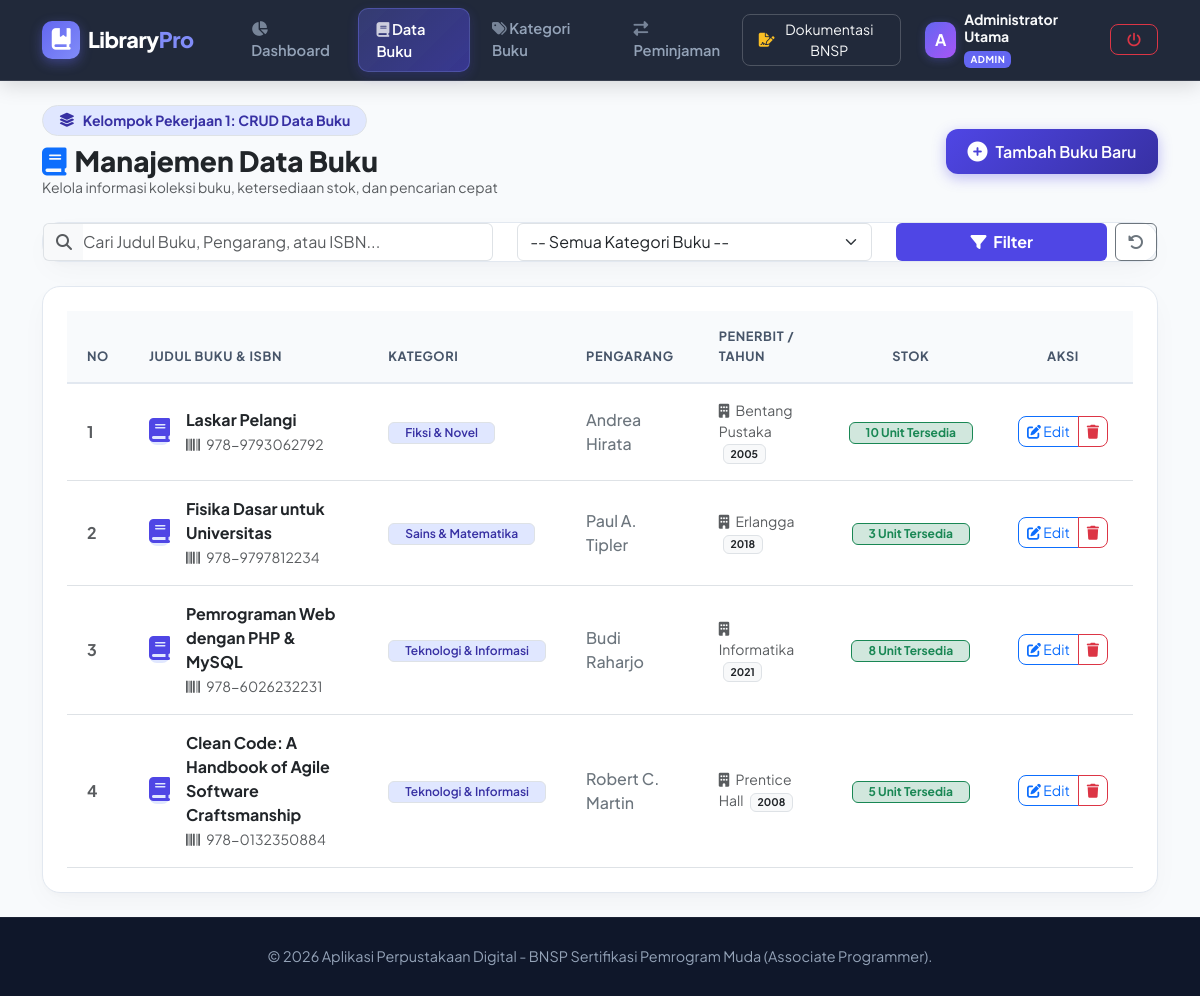
Screenshot of /Buku/buku.php (signed in) with the database file from the repository.
### tables this page shows
CREATE TABLE IF NOT EXISTS `buku` (
    `id` INT AUTO_INCREMENT PRIMARY KEY,
    `id_kategori` INT NOT NULL,
    `judul` VARCHAR(200) NOT NULL,
    `pengarang` VARCHAR(150) NOT NULL,
    `penerbit` VARCHAR(150) NOT NULL,
    `tahun_terbit` INT(4) NOT NULL,
    `isbn` VARCHAR(30) NULL,
    `stok` INT DEFAULT 1,
    `created_at` TIMESTAMP DEFAULT CURRENT_TIMESTAMP,
    FOREIGN KEY (`id_kategori`) REFERENCES `kategori`(`id`) ON DELETE CASCADE ON UPDATE CASCADE
);

CREATE TABLE IF NOT EXISTS `kategori` (
    `id` INT AUTO_INCREMENT PRIMARY KEY,
    `nama_kategori` VARCHAR(100) NOT NULL,
    `deskripsi` TEXT NULL,
    `created_at` TIMESTAMP DEFAULT CURRENT_TIMESTAMP
);

### classes/Database.php (called while the page is built, shortened)
<?php
class Database {
    private static $instance = null;
    private $host = "localhost";
    private $db_name = "db_perpustakaan";
    private $username = "root";
    private $password = "";
    private $conn;
    private function __construct() {
        try {
            $this->conn = new PDO(
                "mysql:host=" . $this->host . ";charset=utf8mb4",
                $this->username,
                $this->password,
                [
                    PDO::ATTR_ERRMODE => PDO::ERRMODE_EXCEPTION,
                    PDO::ATTR_DEFAULT_FETCH_MODE => PDO::FETCH_ASSOC
                ]
            );
            $this->conn->exec("CREATE DATABASE IF NOT EXISTS `" . $this->db_name . "` DEFAULT CHARACTER SET utf8mb4 COLLATE utf8mb4_unicode_ci");
            $this->conn->exec("USE `" . $this->db_name . "`");
            $this->initTables();
        } catch (PDOException $e) {
            die("Koneksi Database Gagal: " . $e->getMessage());
        }
    }
    private function initTables() {
        try {
            $check = $this->conn->query("SHOW TABLES LIKE 'users'");
        } catch (Exception $e) {
            $this->createTablesDirectly();
        }
    }
    public static function getInstance() {
        if (self::$instance === null) {
            self::$instance = new Database();
        }
        return self::$instance;
    }
    public function getConnection() {
        return $this->conn;
    }
}

### classes/Buku.php (called while the page is built, shortened)
<?php
require_once __DIR__ . '/Database.php';
class Buku {
    private $db;
    private $table = "buku";
    public function __construct() {
        $this->db = Database::getInstance()->getConnection();
    }
    public function getAll($search = '', $kategori_id = '') {
        $query = "SELECT b.*, k.nama_kategori
                  FROM " . $this->table . " b
                  LEFT JOIN kategori k ON b.id_kategori = k.id
                  WHERE 1=1";
        $query .= " ORDER BY b.id DESC";
        $stmt = $this->db->prepare($query);
        $stmt->execute();
        return $stmt->fetchAll();
    }
}

### Buku/buku.php (the view, shortened to what this page needs)
<?php
require_once __DIR__ . '/../classes/Buku.php';
$bukuModel = new Buku();
$search = trim($_GET['search'] ?? '');
$kategori_filter = trim($_GET['kategori'] ?? '');
$listBuku = $bukuModel->getAll($search, $kategori_filter);
require_once __DIR__ . '/../includes/header.php';
?>
<div class="container py-4">
    <div class="d-flex justify-content-between align-items-center mb-4 flex-wrap gap-3">
        <div>
            <div class="d-inline-flex align-items-center gap-2 px-3 py-1 rounded-pill bg-indigo-50 text-indigo-700 fw-bold small mb-2 border border-indigo-200" style="background:#e0e7ff; color:#3730a3;">
                <i class="fa-solid fa-layer-group"></i> Kelompok Pekerjaan 1: CRUD Data Buku
            </div>
            <h3 class="fw-extrabold text-dark mb-0" style="font-weight: 800;"><i class="fa-solid fa-book text-primary me-2"></i>Manajemen Data Buku</h3>
            <p class="text-muted small mb-0">Kelola informasi koleksi buku, ketersediaan stok, dan pencarian cepat</p>
        </div>
        <button class="btn btn-primary btn-primary-custom d-flex align-items-center gap-2" data-bs-toggle="modal" data-bs-target="#modalTambahBuku">
            <i class="fa-solid fa-plus-circle fs-5"></i> <span>Tambah Buku Baru</span>
        </button>
    </div>
    <div class="card card-custom p-3.5 mb-4">
        <form method="GET" action="" class="row g-2.5 align-items-center">
            <div class="col-md-5">
                <div class="input-group">
                    <span class="input-group-text bg-light border-end-0 text-muted"><i class="fa-solid fa-magnifying-glass"></i></span>
                    <input type="text" name="search" class="form-control border-start-0 ps-0" placeholder="Cari Judul Buku, Pengarang, atau ISBN..." value="<?= htmlspecialchars($search) ?>">
                </div>
            </div>
            <div class="col-md-4">
                <select name="kategori" class="form-select">
                    <option value="">-- Semua Kategori Buku --</option>
                </select>
            </div>
            <div class="col-md-3 d-flex gap-2">
                <button type="submit" class="btn btn-indigo text-white w-100 fw-bold" style="background:#4f46e5;"><i class="fa-solid fa-filter me-1"></i> Filter</button>
                <a href="buku.php" class="btn btn-outline-secondary" title="Reset Filter"><i class="fa-solid fa-rotate-left"></i></a>
            </div>
        </form>
    </div>
    <div class="card card-custom p-4">
        <div class="table-responsive">
            <table class="table table-hover table-custom align-middle">
                <thead>
                    <tr>
                        <th style="width: 50px;">No</th>
                        <th>Judul Buku & ISBN</th>
                        <th>Kategori</th>
                        <th>Pengarang</th>
                        <th>Penerbit / Tahun</th>
                        <th class="text-center">Stok</th>
                        <th class="text-center" style="width: 140px;">Aksi</th>
                    </tr>
                </thead>
                <tbody>
                    <?php if (empty($listBuku)): ?>
                        <tr>
                            <td colspan="7" class="text-center text-muted py-5">
                                <i class="fa-solid fa-book-open fs-1 text-secondary opacity-50 mb-3 d-block"></i>
                                Tidak ada data buku ditemukan. Silakan tambahkan buku baru atau sesuaikan kata kunci pencarian.
                            </td>
                        </tr>
                    <?php else: ?>
                        <?php foreach ($listBuku as $index => $b): ?>
                            <tr>
                                <td class="fw-bold text-muted"><?= $index + 1 ?></td>
                                <td>
                                    <div class="d-flex align-items-center gap-3">
                                        <div class="p-2.5 rounded-3 bg-indigo-50 text-indigo-600 d-none d-sm-block" style="background:#e0e7ff; color:#4f46e5;">
                                            <i class="fa-solid fa-book fs-4"></i>
                                        </div>
                                        <div>
                                            <div class="fw-bold text-dark fs-6 mb-0"><?= htmlspecialchars($b['judul']) ?></div>
                                            <small class="text-muted"><i class="fa-solid fa-barcode me-1"></i> <?= htmlspecialchars($b['isbn'] ?? '-') ?></small>
                                        </div>
                                    </div>
                                </td>
                                <td>
                                    <span class="badge bg-indigo-50 text-indigo-700 border border-indigo-200 px-3 py-1.5 fw-semibold" style="background:#e0e7ff; color:#3730a3; border-color:#c7d2fe;">
                                        <?= htmlspecialchars($b['nama_kategori'] ?? 'Umum') ?>
                                    </span>
                                </td>
                                <td class="fw-medium text-secondary"><?= htmlspecialchars($b['pengarang']) ?></td>
                                <td class="small text-muted">
                                    <i class="fa-solid fa-building me-1"></i> <?= htmlspecialchars($b['penerbit']) ?>
                                    <span class="badge bg-light text-dark border ms-1"><?= $b['tahun_terbit'] ?></span>
                                </td>
                                <td class="text-center">
                                    <?php if ($b['stok'] > 0): ?>
                                        <span class="badge bg-success-subtle text-success border border-success px-3 py-1.5 fw-bold"><?= $b['stok'] ?> Unit Tersedia</span>
                                    <?php else: ?>
                                        <span class="badge bg-danger-subtle text-danger border border-danger px-3 py-1.5 fw-bold"><i class="fa-solid fa-circle-xmark me-1"></i> Stok Habis</span>
                                    <?php endif; ?>
                                </td>
                                <td class="text-center">
                                    <div class="btn-group">
                                        <button class="btn btn-sm btn-outline-primary rounded-start-3"
                                                data-bs-toggle="modal"
                                                data-bs-target="#modalEditBuku<?= $b['id'] ?>"
                                                title="Edit Buku">
                                            <i class="fa-solid fa-pen-to-square"></i> Edit
                                        </button>
                                        <button class="btn btn-sm btn-outline-danger rounded-end-3"
                                                data-bs-toggle="modal"
                                                data-bs-target="#modalHapusBuku<?= $b['id'] ?>"
                                                title="Hapus Buku">
                                            <i class="fa-solid fa-trash"></i>
                                        </button>
                                    </div>
                                </td>
                            </tr>
                        <?php endforeach; ?>
                    <?php endif; ?>
                </tbody>
            </table>
        </div>
    </div>
</div>
<?php require_once __DIR__ . '/../includes/footer.php'; ?>

### includes/header.php (style rules this page uses)
:root { --primary-gradient: linear-gradient(135deg, #4f46e5 0%, #3730a3 100%); --accent-gradient: linear-gradient(135deg, #06b6d4 0%, #3b82f6 100%); --card-border-radius: 18px; }
body { font-family: 'Plus Jakarta Sans', 'Inter', sans-serif; background: #f8fafc; color: #1e293b; min-height: 100vh; display: flex; flex-direction: column; }
.card-custom { border: 1px solid #e2e8f0; border-radius: var(--card-border-radius); box-shadow: 0 10px 30px -5px rgba(15, 23, 42, 0.04), 0 4px 6px -2px rgba(15, 23, 42, 0.02); background: #ffffff; transition: all 0.25s ease; }
.table-custom { margin-bottom: 0; }
.table-custom th { background-color: #f8fafc; color: #475569; font-weight: 700; font-size: 0.8rem; text-transform: uppercase; letter-spacing: 0.6px; padding: 1rem 1.25rem; border-bottom: 2px solid #e2e8f0; }
.table-custom td { padding: 1rem 1.25rem; vertical-align: middle; }
.btn-primary-custom { background: var(--primary-gradient); border: none; border-radius: 12px; font-weight: 600; padding: 0.65rem 1.35rem; color: #fff; box-shadow: 0 4px 14px rgba(79, 70, 229, 0.35); transition: all 0.25s ease; }

### rows the page displays
buku: judul "Laskar Pelangi", isbn "978-9793062792", id_kategori.nama_kategori "Fiksi & Novel", pengarang "Andrea Hirata", penerbit "Bentang Pustaka", tahun_terbit "2005", stok "10"
buku: judul "Fisika Dasar untuk Universitas", isbn "978-9797812234", id_kategori.nama_kategori "Sains & Matematika", pengarang "Paul A. Tipler", penerbit "Erlangga", tahun_terbit "2018", stok "3"
buku: judul "Pemrograman Web dengan PHP & MySQL", isbn "978-6026232231", id_kategori.nama_kategori "Teknologi & Informasi", pengarang "Budi Raharjo", penerbit "Informatika", tahun_terbit "2021", stok "8"
buku: judul "Clean Code: A Handbook of Agile Software Craftsmanship", isbn "978-0132350884", id_kategori.nama_kategori "Teknologi & Informasi", pengarang "Robert C. Martin", penerbit "Prentice Hall", tahun_terbit "2008", stok "5"

### other values shown
substr($currentUser['nama_lengkap'] ?? 'A', 0, 1) "A"
$currentUser['nama_lengkap'] "Administrator Utama"
$currentUser['role'] "ADMIN"
